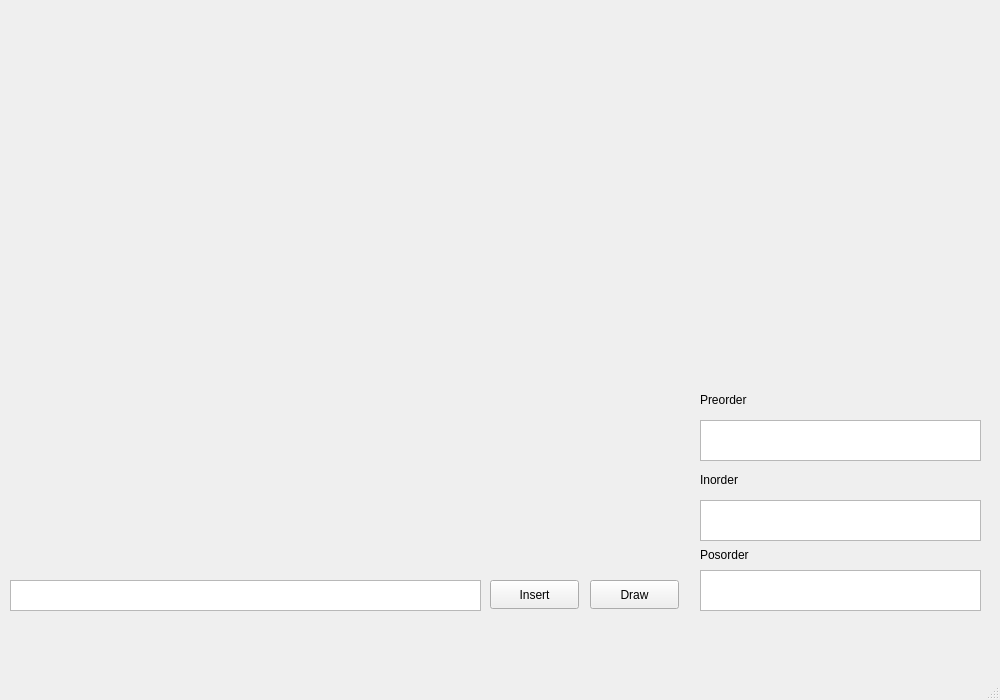
<?xml version="1.0" encoding="UTF-8"?>
<ui version="4.0">
 <class>MainWindow</class>
 <widget class="QMainWindow" name="MainWindow">
  <property name="geometry">
   <rect>
    <x>0</x>
    <y>0</y>
    <width>1000</width>
    <height>700</height>
   </rect>
  </property>
  <property name="windowTitle">
   <string>MainWindow</string>
  </property>
  <widget class="QWidget" name="centralwidget">
   <widget class="QTextEdit" name="textEdit">
    <property name="geometry">
     <rect>
      <x>10</x>
      <y>580</y>
      <width>471</width>
      <height>31</height>
     </rect>
    </property>
   </widget>
   <widget class="QPushButton" name="InsertButton">
    <property name="geometry">
     <rect>
      <x>490</x>
      <y>580</y>
      <width>89</width>
      <height>29</height>
     </rect>
    </property>
    <property name="text">
     <string>Insert</string>
    </property>
   </widget>
   <widget class="QPushButton" name="DrawButton">
    <property name="geometry">
     <rect>
      <x>590</x>
      <y>580</y>
      <width>89</width>
      <height>29</height>
     </rect>
    </property>
    <property name="text">
     <string>Draw</string>
    </property>
   </widget>
   <widget class="QTextBrowser" name="PosorderBrowser">
    <property name="geometry">
     <rect>
      <x>700</x>
      <y>570</y>
      <width>281</width>
      <height>41</height>
     </rect>
    </property>
   </widget>
   <widget class="QTextBrowser" name="InorderBrowser">
    <property name="geometry">
     <rect>
      <x>700</x>
      <y>500</y>
      <width>281</width>
      <height>41</height>
     </rect>
    </property>
   </widget>
   <widget class="QTextBrowser" name="PreorderBrowser">
    <property name="geometry">
     <rect>
      <x>700</x>
      <y>420</y>
      <width>281</width>
      <height>41</height>
     </rect>
    </property>
   </widget>
   <widget class="QLabel" name="label">
    <property name="geometry">
     <rect>
      <x>700</x>
      <y>390</y>
      <width>121</width>
      <height>20</height>
     </rect>
    </property>
    <property name="text">
     <string>Preorder</string>
    </property>
   </widget>
   <widget class="QLabel" name="label_2">
    <property name="geometry">
     <rect>
      <x>700</x>
      <y>470</y>
      <width>151</width>
      <height>20</height>
     </rect>
    </property>
    <property name="text">
     <string>Inorder</string>
    </property>
   </widget>
   <widget class="QLabel" name="label_3">
    <property name="geometry">
     <rect>
      <x>700</x>
      <y>545</y>
      <width>121</width>
      <height>20</height>
     </rect>
    </property>
    <property name="text">
     <string>Posorder</string>
    </property>
   </widget>
  </widget>
  <widget class="QMenuBar" name="menubar">
   <property name="geometry">
    <rect>
     <x>0</x>
     <y>0</y>
     <width>1000</width>
     <height>25</height>
    </rect>
   </property>
  </widget>
  <widget class="QStatusBar" name="statusbar"/>
 </widget>
 <resources/>
 <connections/>
</ui>
